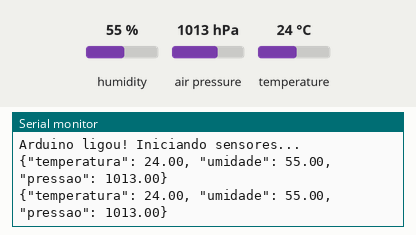
This sketch was run on a simulated Arduino Uno, built with avr-gcc and run on an emulated ATmega328P. Parts: the last lines printed to the serial monitor. The test bench sets the inputs (shaded band); at power-on: humidity 55 %, air pressure 1013 hPa, temperature 24 °C.

Above: at 10.8 s.
10.9 s: humidity set to 22 %
At 16.3 s:
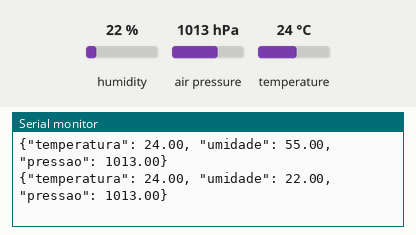
18.4 s: air pressure set to 952 hPa
At 21.1 s:
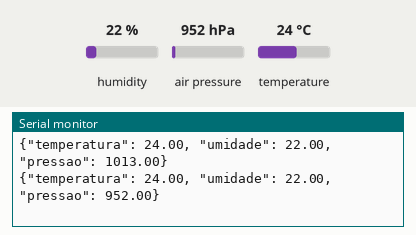
25.9 s: temperature set to 12 °C
At 30.6 s:
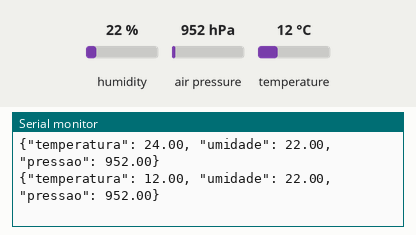
33.4 s: air pressure set to 975 hPa
At 36.5 s:
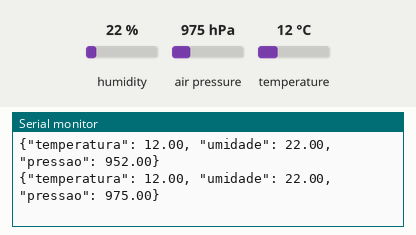
40.9 s: humidity set to 40 %
At 46.1 s:
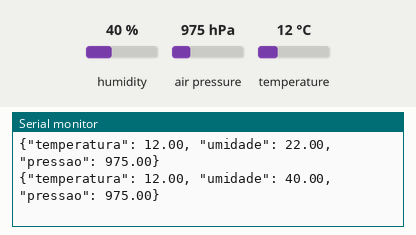
Timing chart, 0 to 47.6 s (numbered marks = the images above; inputs shaded):
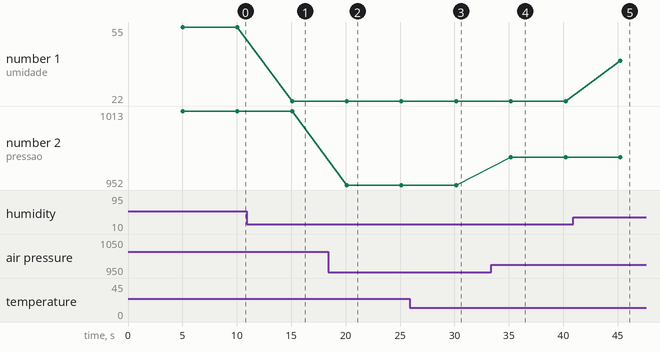

The sketch:

sketch_oct28a.ino
```cpp
#include <Wire.h>
#include <SPI.h>
#include <Adafruit_Sensor.h>
#include <Adafruit_BMP280.h>
#include <DHT.h>

#define DHTPIN 2
#define DHTTYPE DHT11
DHT dht(DHTPIN, DHTTYPE);

Adafruit_BMP280 bmp;

void setup() {
  Serial.begin(9600);

  dht.begin();
  Serial.println("Arduino ligou! Iniciando sensores...");

  unsigned status = bmp.begin(0x77);
  if (!status) {
    Serial.println("{\"erro\": \"BMP280 nao encontrado. Verifique as conexoes ou o endereco I2C!\"}");
    while (1) delay(10);
  }

  bmp.setSampling(Adafruit_BMP280::MODE_NORMAL,
                  Adafruit_BMP280::SAMPLING_X2,
                  Adafruit_BMP280::SAMPLING_X16,
                  Adafruit_BMP280::FILTER_X16,
                  Adafruit_BMP280::STANDBY_MS_500);
}

void loop() {
  delay(5000);

  float umidade = dht.readHumidity();
  float temperaturaDHT = dht.readTemperature();

  float pressao = bmp.readPressure() / 100.0F;

  if (isnan(umidade) || isnan(temperaturaDHT)) {
    Serial.println("{\"erro\": \"Falha na leitura do sensor DHT11\"}");
    return;
  }

  Serial.print("{");
  Serial.print("\"temperatura\": ");
  Serial.print(temperaturaDHT);
  Serial.print(", \"umidade\": ");
  Serial.print(umidade);
  Serial.print(", \"pressao\": ");
  Serial.print(pressao);
  Serial.println("}");
}
```

Measured:
- after the input at 10.9 s, the serial monitor: prints a new line after 4.2 s (image 1)
- after the input at 18.4 s, the serial monitor: prints a new line after 1.7 s (image 2)
- after the input at 25.9 s, the serial monitor: prints a new line after 4.3 s (image 3)
- after the input at 33.4 s, the serial monitor: prints a new line after 1.8 s (image 4)
- after the input at 40.9 s, the serial monitor: prints a new line after 4.3 s (image 5)
- plotted number 1: 55 → 22 after the input at 10.9 s, 22 → 40 after the input at 40.9 s
- plotted number 2: 1013 → 952 after the input at 18.4 s, 952 → 975 after the input at 33.4 s
